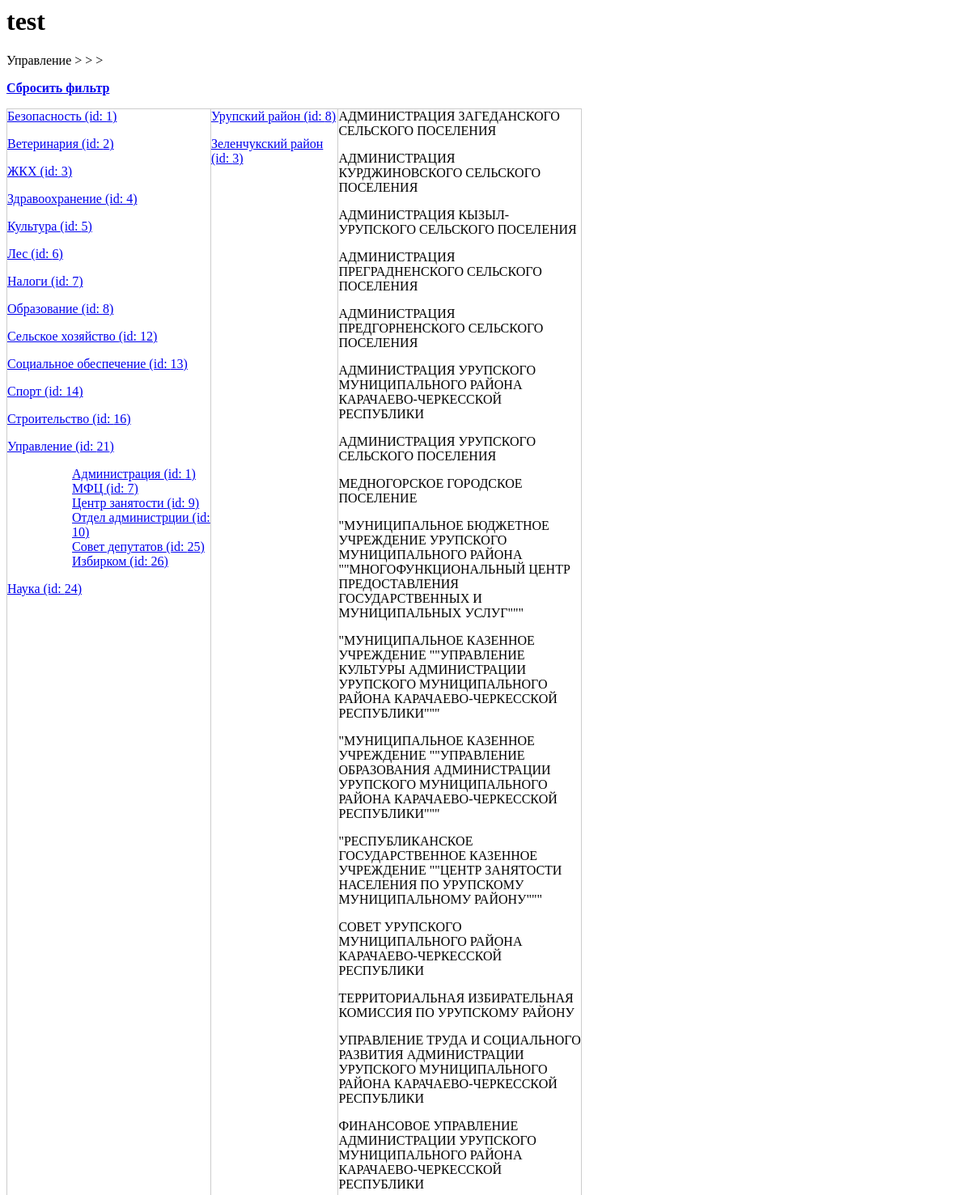
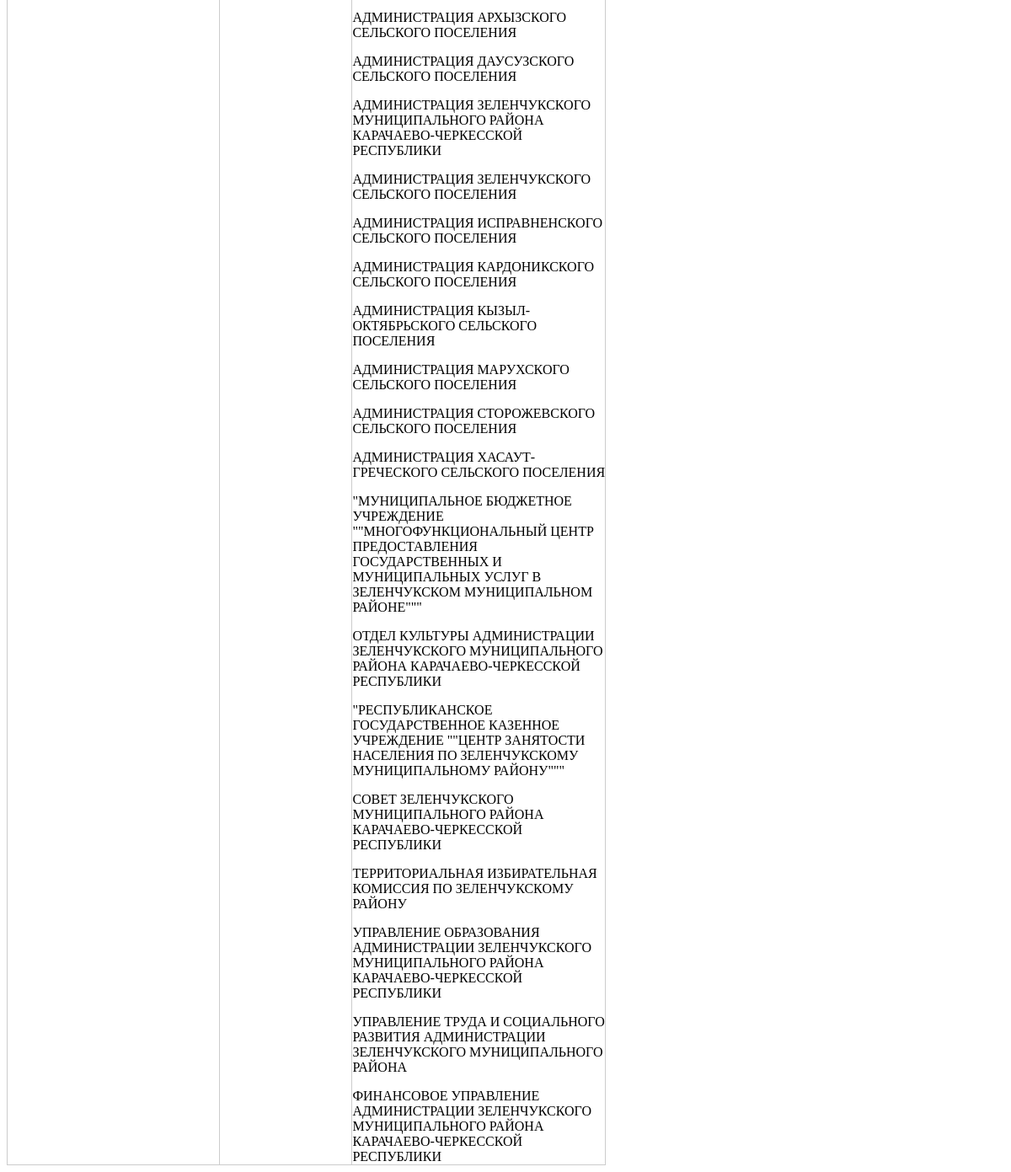
/21/0/0/0/, run on an earlier commit of the app's database (2 pictures, top to bottom).
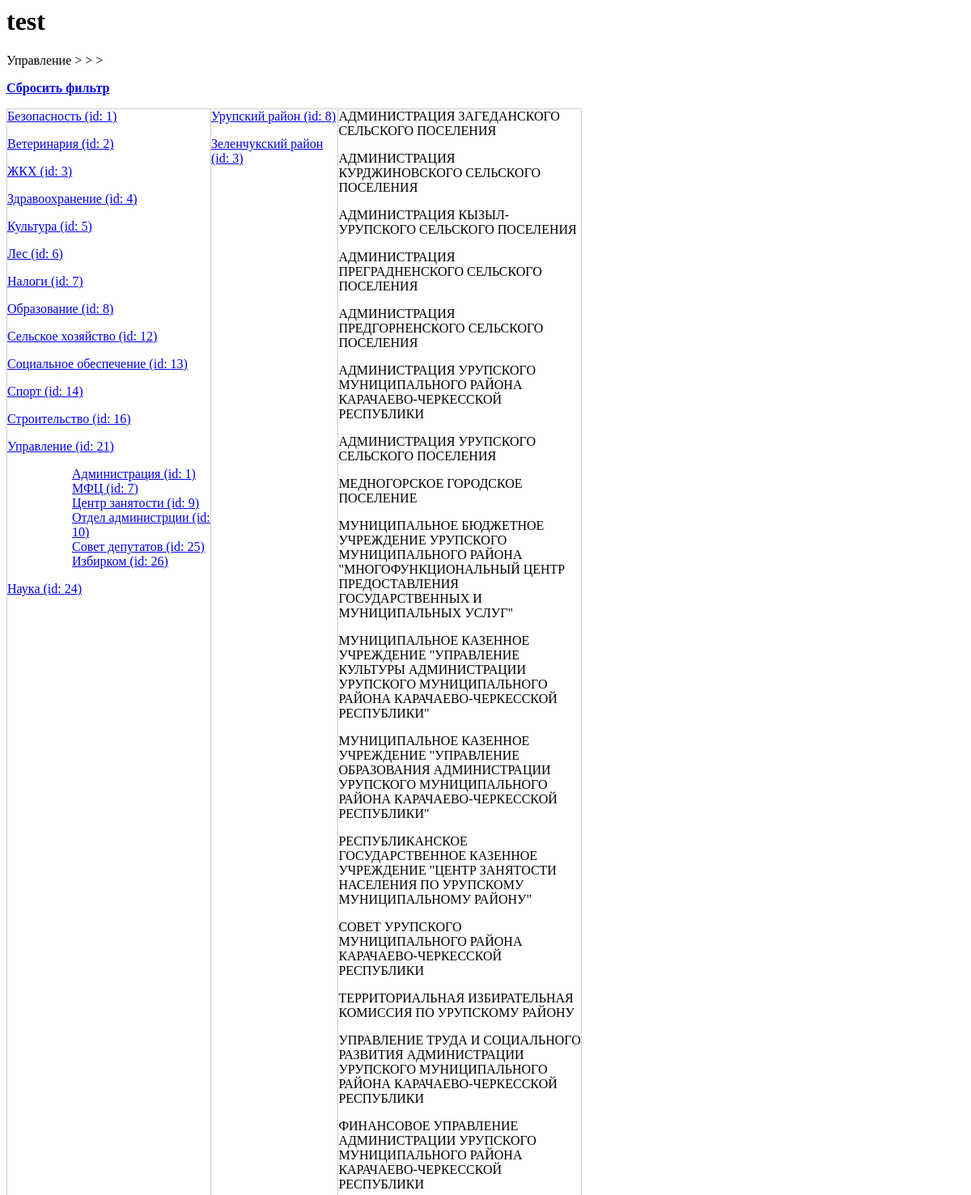
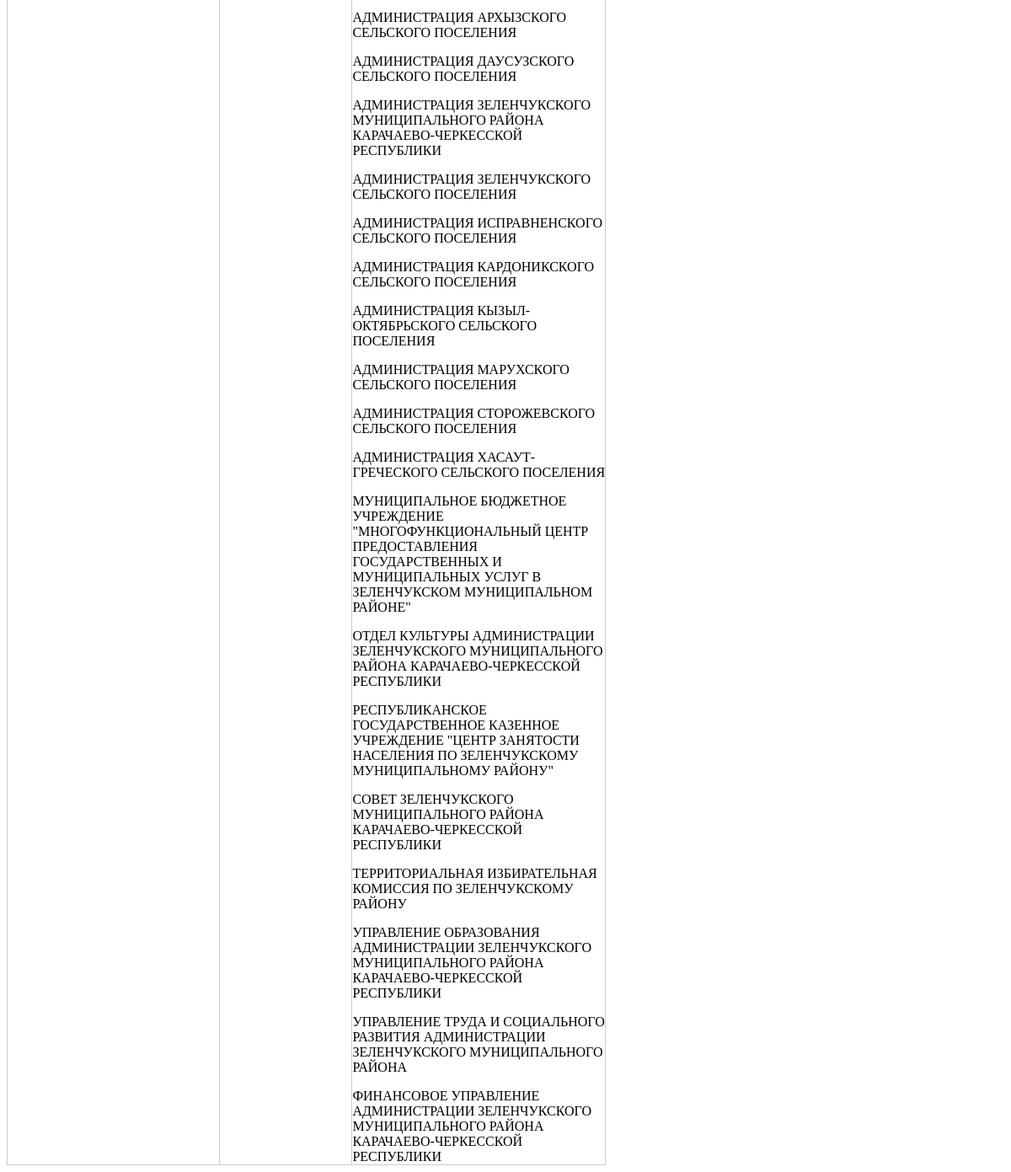
And on a later commit of the database (2 pictures, top to bottom).
### rep_test_00/models.py (models this page shows, shortened)
class Otrasl(models.Model):
	name = models.CharField(max_length=50, verbose_name='Наименование')
	def __str__(self):
		return self.name
	class Meta:
		verbose_name_plural = 'Отрасли'
		verbose_name = 'Отрасль'

class PodOtrasl(models.Model):
	otrasl = models.ForeignKey(Otrasl, null=True, on_delete=models.PROTECT, verbose_name='Отрасль')
	name = models.CharField(max_length=50, verbose_name='Наименование')
	class Meta:
		verbose_name_plural = 'Подотрасли'
		verbose_name = 'Подотрасль'

class GorRayon(models.Model):
	region = models.ForeignKey(Regions, null=True, on_delete=models.PROTECT, verbose_name='Регион')
	name = models.CharField(max_length=50, verbose_name='Наименование')
	class Meta:
		verbose_name_plural = 'Города и(или) Районы'
		verbose_name = 'Город и(или) Район'

class Org(models.Model):
	otrasl = models.ForeignKey(Otrasl, null=True, on_delete=models.PROTECT, verbose_name='Отрасль')
	pod_otrasl = ChainedForeignKey(
        PodOtrasl,
        chained_field='otrasl',
        chained_model_field='otrasl',
        show_all=False,
        auto_choose=True,
        null=True,
        verbose_name='Подотрасль')
	region = models.ForeignKey(Regions, null=True, on_delete=models.PROTECT, verbose_name='Регион')
	rayon = ChainedForeignKey(
        GorRayon,
        chained_field='region',
        chained_model_field='region',
        show_all=False,
        auto_choose=True,
        null=True,
        verbose_name='Район')
	nsp = ChainedForeignKey(
        Nsp,
        chained_field='rayon',
        chained_model_field='rayon',
        show_all=False,
        auto_choose=True,
        null=True,
        verbose_name='Населенный пункт')
	inn = models.CharField(max_length=12, verbose_name='ИНН')
	name = models.CharField(max_length=300, verbose_name='Наименование')
	name_short = models.CharField(null=True, max_length=300, verbose_name='Сокращенное наименование')
	okved = models.CharField(null=True, max_length=8, verbose_name='ОКВЭД')
	okved_name = models.CharField(null=True, max_length=500, verbose_name='ОКВЭД наименование')
	class Meta:
		verbose_name_plural = 'Организации'
		verbose_name = 'Организация'

### rep_test_00/views.py (the view)
# urls.py: path('<int:otrasl_id>/<int:podotrasl_id>/<int:rayon_id>/<int:nsp_id>/', by_otrasl),
def by_otrasl(request, otrasl_id, podotrasl_id, rayon_id, nsp_id):
	ME_OTRASL_ID = otrasl_id
	ME_PODOTRASL_ID = podotrasl_id
	ME_RAYON_ID = rayon_id
	ME_NSP_ID = nsp_id
	Rayons = GorRayon.objects.filter(org__rayon__gt=0).distinct()
	Nsps = Nsp.objects.filter(org__nsp__gt=0).distinct()
	Otrasls = Otrasl.objects.filter(org__otrasl__gt=0).distinct()
	PodOtrasls = PodOtrasl.objects.filter(org__pod_otrasl__gt=0).distinct()
	Orgs = Org.objects.all()
	t_otr, t_pod, t_ray, t_nsp = '', '', '', ''
	if ME_OTRASL_ID > 0:
		Orgs = Orgs.filter(otrasl=ME_OTRASL_ID)
		Rayons = Rayons.filter(org__otrasl=ME_OTRASL_ID)
		Nsps = Nsps.filter(org__otrasl=ME_OTRASL_ID)
		t_otr = Otrasl.objects.get(id=ME_OTRASL_ID)
	if ME_PODOTRASL_ID > 0:
		Orgs = Orgs.filter(pod_otrasl=ME_PODOTRASL_ID)
		Rayons = Rayons.filter(org__pod_otrasl=ME_PODOTRASL_ID)
		Nsps = Nsps.filter(org__pod_otrasl=ME_PODOTRASL_ID)
		t_pod = PodOtrasl.objects.get(id=ME_PODOTRASL_ID)
	if ME_RAYON_ID > 0:
		Orgs = Orgs.filter(rayon=ME_RAYON_ID)
		t_ray = GorRayon.objects.get(id=ME_RAYON_ID)
	if ME_NSP_ID > 0:
		Orgs = Orgs.filter(nsp=ME_NSP_ID)
		t_nsp = Nsp.objects.get(id=ME_NSP_ID)
	test = [t_otr, t_pod, t_ray, t_nsp]
	context = {'Rayons':Rayons, 'Nsps':Nsps, 'Otrasls':Otrasls, 'PodOtrasls':PodOtrasls, 'me_otr':ME_OTRASL_ID, 'me_podotr':ME_PODOTRASL_ID, 'me_ray': ME_RAYON_ID, 'me_nsp':ME_NSP_ID, 'Orgs':Orgs, 'test':test }
	return render(request, 'org_selector/index_1.html', context)

### rep_test_00/templates/org_selector/index_1.html (shortened to what this page needs)
{% load static %}
<html>
<head>
	<link rel="stylesheet" href="{% static 'org_selector/style.css'%}">
</head>
<body>
	<h1>test</h1>
	<div>
		{{ test.0 }} > {{ test.1 }} > {{ test.2 }} > {{ test.3 }}
		<p><a href="/0/0/0/0/"><strong>Сбросить фильтр</strong></a></p>
	</div>
	<div class="d-table">
	<div class="d-tr">
	<div class="d-td">
	{% for otrasl in Otrasls %}
		<p><a href="/{{otrasl.id}}/0/{{me_ray}}/{{me_nsp}}/">{{ otrasl.name }} (id: {{ otrasl.id }})</a></p>
		{% if otrasl.id == me_otr %}
		<ol>
		{% for podotrasls in PodOtrasls %}
			{% if podotrasls.otrasl == otrasl %}
				<ul><a href="/{{otrasl.id}}/{{podotrasls.id}}/{{me_ray}}/{{me_nsp}}/">{{ podotrasls.name }} (id: {{ podotrasls.id }})</a></ul>
			{% endif %}
		{% endfor %}
		</ol>
		{% endif %}
	{% endfor %}
	</div>
	<div class="d-td">
	{% for rayon in Rayons %}
		<p><a href="/{{me_otr}}/{{me_podotr}}/{{rayon.id}}/0/">{{ rayon.name }} (id: {{ rayon.id }})</a></p>
	{% endfor %}
	</div>
	<div class="d-td basic">
		{% if Orgs.count > 0 %}
		{% for org in Orgs %}
			<p>{{ org.name }}</p>
		{% endfor %}
		{% else %}
			<p><em>Нет данных ({{ test.0 }} > {{ test.1 }} > {{ test.2 }} > {{ test.3 }})!</em></p>
		{% endif %}
	</div>
	</div>
	</div>
</body>
</html>

### rep_test_00/static/org_selector/style.css (style rules this page uses)
.d-table { display: table; width: 60%; border-collapse: collapse; }
.d-tr { display: table-row; }
.d-td { display: table-cell; border: none; border: 1px solid #ccc; }
.basic { width: 300px; }

What changed in the data, as far as the page shows it:
changed Org: name "\"МУНИЦИПАЛЬНОЕ БЮДЖЕТНОЕ УЧРЕЖДЕНИЕ УРУПСКОГО МУНИЦИПАЛЬНОГО РАЙОНА \"\"МНОГОФУНКЦИОНАЛЬНЫЙ ЦЕНТР ПРЕДОСТАВЛЕНИЯ ГОСУДАРСТВЕННЫХ И МУНИЦИПАЛЬНЫХ УСЛУГ\"\"\"" → "МУНИЦИПАЛЬНОЕ БЮДЖЕТНОЕ УЧРЕЖДЕНИЕ УРУПСКОГО МУНИЦИПАЛЬНОГО РАЙОНА \"МНОГОФУНКЦИОНАЛЬНЫЙ ЦЕНТР ПРЕДОСТАВЛЕНИЯ ГОСУДАРСТВЕННЫХ И МУНИЦИПАЛЬНЫХ УСЛУГ\""
changed Org: name "\"МУНИЦИПАЛЬНОЕ КАЗЕННОЕ УЧРЕЖДЕНИЕ \"\"УПРАВЛЕНИЕ КУЛЬТУРЫ АДМИНИСТРАЦИИ УРУПСКОГО МУНИЦИПАЛЬНОГО РАЙОНА КАРАЧАЕВО-ЧЕРКЕССКОЙ РЕСПУБЛИКИ\"\"\"" → "МУНИЦИПАЛЬНОЕ КАЗЕННОЕ УЧРЕЖДЕНИЕ \"УПРАВЛЕНИЕ КУЛЬТУРЫ АДМИНИСТРАЦИИ УРУПСКОГО МУНИЦИПАЛЬНОГО РАЙОНА КАРАЧАЕВО-ЧЕРКЕССКОЙ РЕСПУБЛИКИ\""
changed Org: name "\"МУНИЦИПАЛЬНОЕ КАЗЕННОЕ УЧРЕЖДЕНИЕ \"\"УПРАВЛЕНИЕ ОБРАЗОВАНИЯ АДМИНИСТРАЦИИ УРУПСКОГО МУНИЦИПАЛЬНОГО РАЙОНА КАРАЧАЕВО-ЧЕРКЕССКОЙ РЕСПУБЛИКИ\"\"\"" → "МУНИЦИПАЛЬНОЕ КАЗЕННОЕ УЧРЕЖДЕНИЕ \"УПРАВЛЕНИЕ ОБРАЗОВАНИЯ АДМИНИСТРАЦИИ УРУПСКОГО МУНИЦИПАЛЬНОГО РАЙОНА КАРАЧАЕВО-ЧЕРКЕССКОЙ РЕСПУБЛИКИ\""
changed Org: name "\"РЕСПУБЛИКАНСКОЕ ГОСУДАРСТВЕННОЕ КАЗЕННОЕ УЧРЕЖДЕНИЕ \"\"ЦЕНТР ЗАНЯТОСТИ НАСЕЛЕНИЯ ПО УРУПСКОМУ МУНИЦИПАЛЬНОМУ РАЙОНУ\"\"\"" → "РЕСПУБЛИКАНСКОЕ ГОСУДАРСТВЕННОЕ КАЗЕННОЕ УЧРЕЖДЕНИЕ \"ЦЕНТР ЗАНЯТОСТИ НАСЕЛЕНИЯ ПО УРУПСКОМУ МУНИЦИПАЛЬНОМУ РАЙОНУ\""
changed Org: name "\"МУНИЦИПАЛЬНОЕ БЮДЖЕТНОЕ УЧРЕЖДЕНИЕ \"\"МНОГОФУНКЦИОНАЛЬНЫЙ ЦЕНТР ПРЕДОСТАВЛЕНИЯ ГОСУДАРСТВЕННЫХ И МУНИЦИПАЛЬНЫХ УСЛУГ В ЗЕЛЕНЧУКСКОМ МУНИЦИПАЛЬНОМ РАЙОНЕ\"\"\"" → "МУНИЦИПАЛЬНОЕ БЮДЖЕТНОЕ УЧРЕЖДЕНИЕ \"МНОГОФУНКЦИОНАЛЬНЫЙ ЦЕНТР ПРЕДОСТАВЛЕНИЯ ГОСУДАРСТВЕННЫХ И МУНИЦИПАЛЬНЫХ УСЛУГ В ЗЕЛЕНЧУКСКОМ МУНИЦИПАЛЬНОМ РАЙОНЕ\""
changed Org: name "\"РЕСПУБЛИКАНСКОЕ ГОСУДАРСТВЕННОЕ КАЗЕННОЕ УЧРЕЖДЕНИЕ \"\"ЦЕНТР ЗАНЯТОСТИ НАСЕЛЕНИЯ ПО ЗЕЛЕНЧУКСКОМУ МУНИЦИПАЛЬНОМУ РАЙОНУ\"\"\"" → "РЕСПУБЛИКАНСКОЕ ГОСУДАРСТВЕННОЕ КАЗЕННОЕ УЧРЕЖДЕНИЕ \"ЦЕНТР ЗАНЯТОСТИ НАСЕЛЕНИЯ ПО ЗЕЛЕНЧУКСКОМУ МУНИЦИПАЛЬНОМУ РАЙОНУ\""
